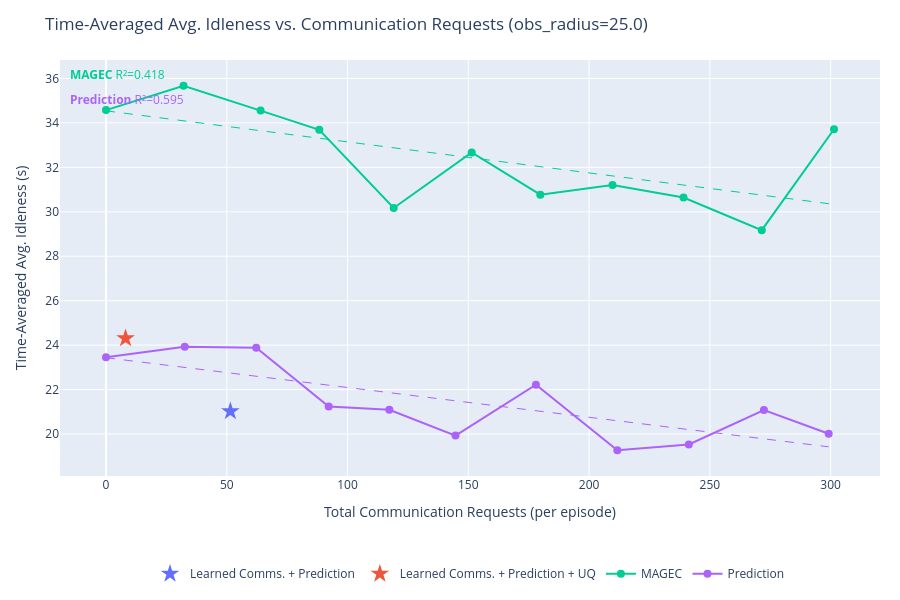
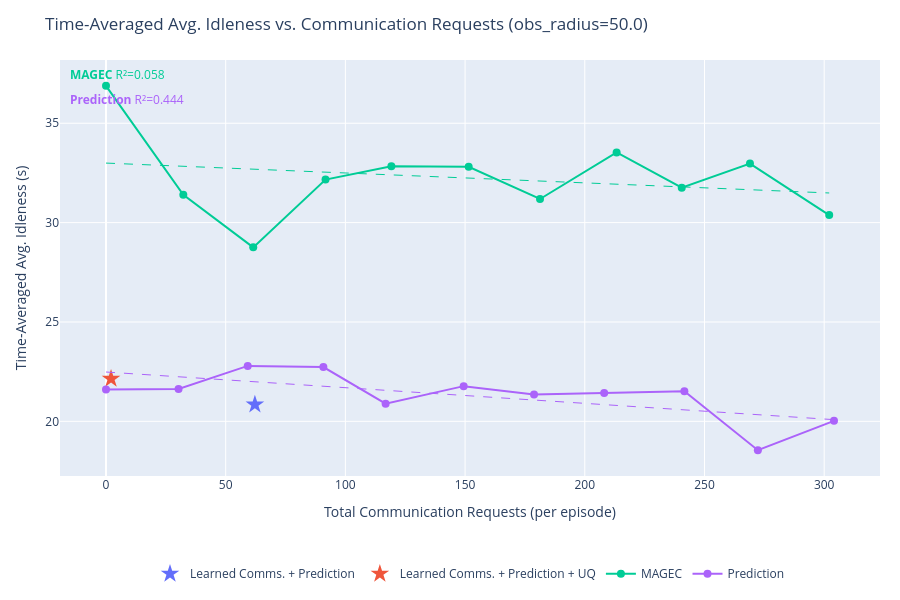
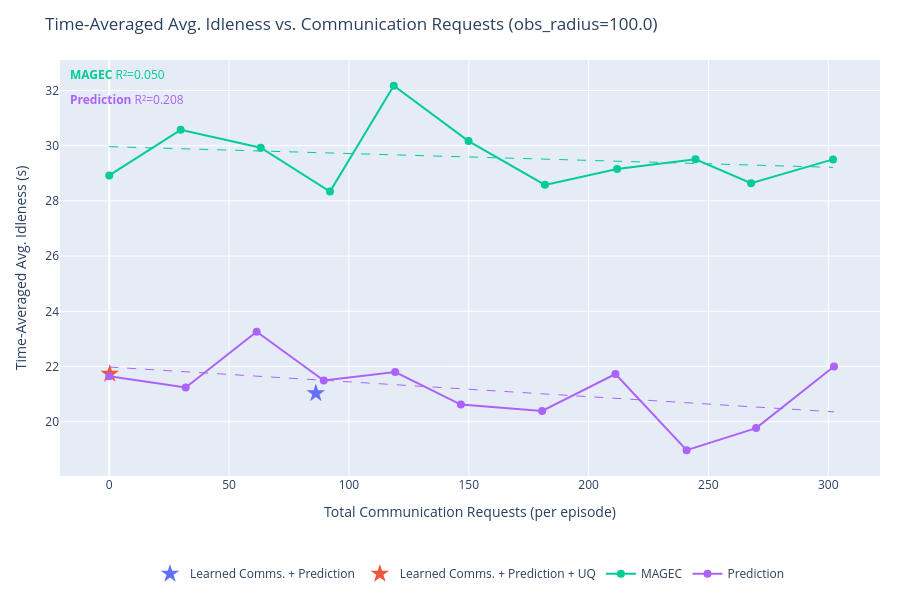
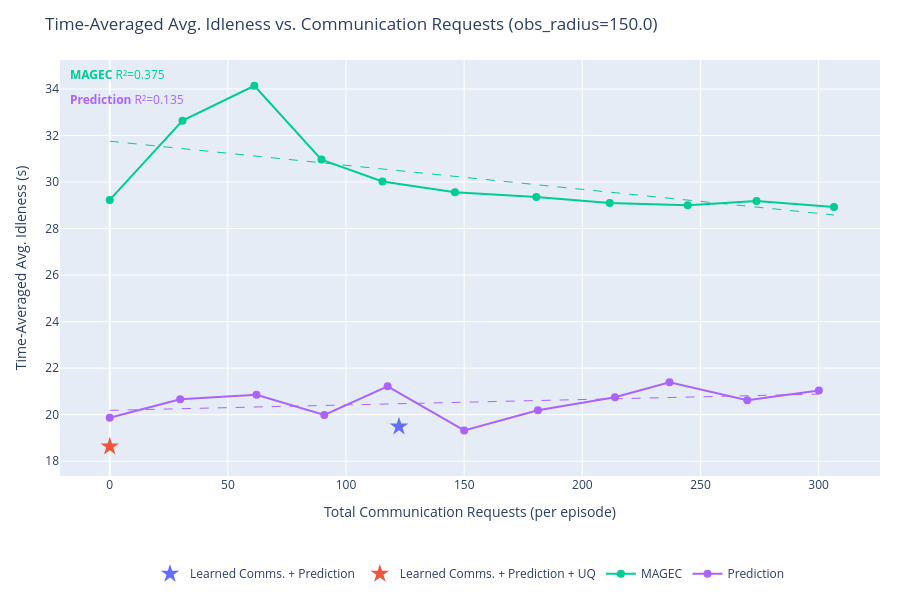

Source (notebook cell) for these figures, in order:
### Code cell
import plotly.graph_objects as go
import plotly.express as px
import numpy as np

# SERIES_TO_PLOT = {"Learned Comms. + Prediction + UQ", "MAGEC"}
SERIES_TO_PLOT = None # Plot all

series_colors = {s: c for s, c in zip(output, px.colors.qualitative.Plotly)}


def get_requests(data):
    """Total communication requests per episode (mean over episodes)."""
    r = np.array(data['communication']['requests_made'][...])
    return float(np.mean(r.reshape(r.shape[0], -1).sum(axis=1)))


def get_idleness_mean(data):
    """Time-averaged avg. idleness, mean over episodes."""
    return float(np.mean(data['avg_idleness']))


def fit_ols_trendline(xs, ys):
    """
    Fit an OLS linear trendline y = a*x + b.
    Returns (x_smooth, y_smooth, r2).
    """
    xs, ys = np.array(xs, dtype=float), np.array(ys, dtype=float)
    coeffs = np.polyfit(xs, ys, 1)
    x_smooth = np.linspace(xs.min(), xs.max(), 200)
    y_smooth = np.polyval(coeffs, x_smooth)
    y_pred = np.polyval(coeffs, xs)
    ss_res = np.sum((ys - y_pred) ** 2)
    ss_tot = np.sum((ys - ys.mean()) ** 2)
    r2 = 1.0 - ss_res / ss_tot if ss_tot > 0 else float('nan')
    return x_smooth, y_smooth, r2


for obs_radius in obs_radii:
    fig = go.Figure()
    r2_annotations = []

    for series in output:
        if SERIES_TO_PLOT is not None and series not in SERIES_TO_PLOT:
            continue

        color = series_colors.get(series, '#888888')
        all_exps = list(output[series].keys())

        # Swept experiments: encoded as obs_radius_X_comms_Y
        swept_exps = sorted(
            [e for e in all_exps if f"obs_radius_{obs_radius:.1f}_comms_" in e],
            key=lambda e: float(e.split("_comms_")[1])
        )
        # Fixed (learned comms) experiments: encoded as obs_radius_X only
        fixed_exps = [e for e in all_exps if e == f"obs_radius_{obs_radius:.1f}"]

        if swept_exps:
            comms_ps = [float(e.split("_comms_")[1]) for e in swept_exps]
            xs = [get_requests(output[series][e]) for e in swept_exps]
            ys = [get_idleness_mean(output[series][e]) for e in swept_exps]

            fig.add_trace(go.Scatter(
                x=xs,
                y=ys,
                mode='lines+markers',
                name=series,
                line=dict(color=color),
                marker=dict(color=color, size=8),
                legendgroup=series,
                hovertemplate=[
                    f"{series}<br>comms_p={cp:.3f}<br>requests=%{{x:.1f}}<br>idleness=%{{y:.4f}}<extra></extra>"
                    for cp in comms_ps
                ],
            ))

            # OLS trendline
            if len(xs) >= 2:
                x_trend, y_trend, r2 = fit_ols_trendline(xs, ys)
                fig.add_trace(go.Scatter(
                    x=x_trend,
                    y=y_trend,
                    mode='lines',
                    name=f"{series} (fit)",
                    line=dict(color=color, dash='dash', width=1),
                    legendgroup=series,
                    showlegend=False,
                    hoverinfo='skip',
                ))
                r2_annotations.append(
                    dict(
                        text=f"<b>{series}</b> R²={r2:.3f}",
                        xref='paper', yref='paper',
                        x=0.01,
                        y=0.99 - len(r2_annotations) * 0.06,
                        xanchor='left', yanchor='top',
                        showarrow=False,
                        font=dict(color=color, size=12),
                    )
                )

        if fixed_exps:
            xs_f = [get_requests(output[series][e]) for e in fixed_exps]
            ys_f = [get_idleness_mean(output[series][e]) for e in fixed_exps]
            fig.add_trace(go.Scatter(
                x=xs_f,
                y=ys_f,
                mode='markers',
                name=series,
                marker=dict(color=color, size=14, symbol='star'),
                legendgroup=series,
                showlegend=len(swept_exps) == 0,
                hovertemplate=f"{series}<br>requests=%{{x:.1f}}<br>idleness=%{{y:.4f}}<extra></extra>",
            ))

    fig.update_layout(
        title=f"Time-Averaged Avg. Idleness vs. Communication Requests (obs_radius={obs_radius:.1f})",
        xaxis_title="Total Communication Requests (per episode)",
        yaxis_title="Time-Averaged Avg. Idleness (s)",
        height=600,
        hovermode='closest',
        autosize=True,
        margin=dict(l=60, r=20, t=60, b=120),
        legend=dict(orientation='h', yanchor='top', y=-0.2, xanchor='center', x=0.5),
        annotations=r2_annotations,
    )
    fig.show()

### Figure 1 — Plotly figure (JSON) as saved in the notebook; plotly's stock layout.template omitted (floating-point values rounded to 4 significant figures; data arrays with more than 128 entries replaced by an {"elided": "..."} marker saying what was removed)
{"data": [{"hovertemplate": "Learned Comms. + Prediction<br>requests=%{x:.1f}<br>idleness=%{y:.4f}<extra></extra>", "legendgroup": "Learned Comms. + Prediction", "marker": {"color": "#636EFA", "size": 14, "symbol": "star"}, "mode": "markers", "name": "Learned Comms. + Prediction", "showlegend": true, "type": "scatter", "x": [51.5], "y": [21.02]}, {"hovertemplate": "Learned Comms. + Prediction + UQ<br>requests=%{x:.1f}<br>idleness=%{y:.4f}<extra></extra>", "legendgroup": "Learned Comms. + Prediction + UQ", "marker": {"color": "#EF553B", "size": 14, "symbol": "star"}, "mode": "markers", "name": "Learned Comms. + Prediction + UQ", "showlegend": true, "type": "scatter", "x": [8.1], "y": [24.3]}, {"hovertemplate": ["MAGEC<br>comms_p=0.000<br>requests=%{x:.1f}<br>idleness=%{y:.4f}<extra></extra>", "MAGEC<br>comms_p=0.050<br>requests=%{x:.1f}<br>idleness=%{y:.4f}<extra></extra>", "MAGEC<br>comms_p=0.100<br>requests=%{x:.1f}<br>idleness=%{y:.4f}<extra></extra>", "MAGEC<br>comms_p=0.150<br>requests=%{x:.1f}<br>idleness=%{y:.4f}<extra></extra>", "MAGEC<br>comms_p=0.200<br>requests=%{x:.1f}<br>idleness=%{y:.4f}<extra></extra>", "MAGEC<br>comms_p=0.250<br>requests=%{x:.1f}<br>idleness=%{y:.4f}<extra></extra>", "MAGEC<br>comms_p=0.300<br>requests=%{x:.1f}<br>idleness=%{y:.4f}<extra></extra>", "MAGEC<br>comms_p=0.350<br>requests=%{x:.1f}<br>idleness=%{y:.4f}<extra></extra>", "MAGEC<br>comms_p=0.400<br>requests=%{x:.1f}<br>idleness=%{y:.4f}<extra></extra>", "MAGEC<br>comms_p=0.450<br>requests=%{x:.1f}<br>idleness=%{y:.4f}<extra></extra>", "MAGEC<br>comms_p=0.500<br>requests=%{x:.1f}<br>idleness=%{y:.4f}<extra></extra>"], "legendgroup": "MAGEC", "line": {"color": "#00CC96"}, "marker": {"color": "#00CC96", "size": 8}, "mode": "lines+markers", "name": "MAGEC", "type": "scatter", "x": [0, 32.1, 64, 88.3, 119.1, 151.4, 179.8, 209.7, 239.1, 271.5, 301.4], "y": [34.58, 35.67, 34.56, 33.69, 30.17, 32.67, 30.77, 31.21, 30.64, 29.17, 33.72]}, {"hoverinfo": "skip", "legendgroup": "MAGEC", "line": {"color": "#00CC96", "dash": "dash", "width": 1}, "mode": "lines", "name": "MAGEC (fit)", "showlegend": false, "type": "scatter", "x": {"elided": "200 float values"}, "y": {"elided": "200 float values"}}, {"hovertemplate": ["Prediction<br>comms_p=0.000<br>requests=%{x:.1f}<br>idleness=%{y:.4f}<extra></extra>", "Prediction<br>comms_p=0.050<br>requests=%{x:.1f}<br>idleness=%{y:.4f}<extra></extra>", "Prediction<br>comms_p=0.100<br>requests=%{x:.1f}<br>idleness=%{y:.4f}<extra></extra>", "Prediction<br>comms_p=0.150<br>requests=%{x:.1f}<br>idleness=%{y:.4f}<extra></extra>", "Prediction<br>comms_p=0.200<br>requests=%{x:.1f}<br>idleness=%{y:.4f}<extra></extra>", "Prediction<br>comms_p=0.250<br>requests=%{x:.1f}<br>idleness=%{y:.4f}<extra></extra>", "Prediction<br>comms_p=0.300<br>requests=%{x:.1f}<br>idleness=%{y:.4f}<extra></extra>", "Prediction<br>comms_p=0.350<br>requests=%{x:.1f}<br>idleness=%{y:.4f}<extra></extra>", "Prediction<br>comms_p=0.400<br>requests=%{x:.1f}<br>idleness=%{y:.4f}<extra></extra>", "Prediction<br>comms_p=0.450<br>requests=%{x:.1f}<br>idleness=%{y:.4f}<extra></extra>", "Prediction<br>comms_p=0.500<br>requests=%{x:.1f}<br>idleness=%{y:.4f}<extra></extra>"], "legendgroup": "Prediction", "line": {"color": "#AB63FA"}, "marker": {"color": "#AB63FA", "size": 8}, "mode": "lines+markers", "name": "Prediction", "type": "scatter", "x": [0, 32.6, 62.2, 92.2, 117.3, 144.7, 178, 211.7, 241.3, 272.4, 299.2], "y": [23.46, 23.92, 23.88, 21.24, 21.09, 19.93, 22.22, 19.27, 19.53, 21.08, 20.01]}, {"hoverinfo": "skip", "legendgroup": "Prediction", "line": {"color": "#AB63FA", "dash": "dash", "width": 1}, "mode": "lines", "name": "Prediction (fit)", "showlegend": false, "type": "scatter", "x": {"elided": "200 float values"}, "y": {"elided": "200 float values"}}], "layout": {"annotations": [{"font": {"color": "#00CC96", "size": 12}, "showarrow": false, "text": "<b>MAGEC</b> R²=0.418", "x": 0.01, "xanchor": "left", "xref": "paper", "y": 0.99, "yanchor": "top", "yref": "paper"}, {"font": {"color": "#AB63FA", "size": 12}, "showarrow": false, "text": "<b>Prediction</b> R²=0.595", "x": 0.01, "xanchor": "left", "xref": "paper", "y": 0.93, "yanchor": "top", "yref": "paper"}], "autosize": true, "height": 600, "hovermode": "closest", "legend": {"orientation": "h", "x": 0.5, "xanchor": "center", "y": -0.2, "yanchor": "top"}, "margin": {"b": 120, "l": 60, "r": 20, "t": 60}, "title": {"text": "Time-Averaged Avg. Idleness vs. Communication Requests (obs_radius=25.0)"}, "xaxis": {"title": {"text": "Total Communication Requests (per episode)"}}, "yaxis": {"title": {"text": "Time-Averaged Avg. Idleness (s)"}}}}

### Figure 2 — Plotly figure (JSON) as saved in the notebook; plotly's stock layout.template omitted (floating-point values rounded to 4 significant figures; data arrays with more than 128 entries replaced by an {"elided": "..."} marker saying what was removed)
{"data": [{"hovertemplate": "Learned Comms. + Prediction<br>requests=%{x:.1f}<br>idleness=%{y:.4f}<extra></extra>", "legendgroup": "Learned Comms. + Prediction", "marker": {"color": "#636EFA", "size": 14, "symbol": "star"}, "mode": "markers", "name": "Learned Comms. + Prediction", "showlegend": true, "type": "scatter", "x": [62.2], "y": [20.85]}, {"hovertemplate": "Learned Comms. + Prediction + UQ<br>requests=%{x:.1f}<br>idleness=%{y:.4f}<extra></extra>", "legendgroup": "Learned Comms. + Prediction + UQ", "marker": {"color": "#EF553B", "size": 14, "symbol": "star"}, "mode": "markers", "name": "Learned Comms. + Prediction + UQ", "showlegend": true, "type": "scatter", "x": [2.1], "y": [22.14]}, {"hovertemplate": ["MAGEC<br>comms_p=0.000<br>requests=%{x:.1f}<br>idleness=%{y:.4f}<extra></extra>", "MAGEC<br>comms_p=0.050<br>requests=%{x:.1f}<br>idleness=%{y:.4f}<extra></extra>", "MAGEC<br>comms_p=0.100<br>requests=%{x:.1f}<br>idleness=%{y:.4f}<extra></extra>", "MAGEC<br>comms_p=0.150<br>requests=%{x:.1f}<br>idleness=%{y:.4f}<extra></extra>", "MAGEC<br>comms_p=0.200<br>requests=%{x:.1f}<br>idleness=%{y:.4f}<extra></extra>", "MAGEC<br>comms_p=0.250<br>requests=%{x:.1f}<br>idleness=%{y:.4f}<extra></extra>", "MAGEC<br>comms_p=0.300<br>requests=%{x:.1f}<br>idleness=%{y:.4f}<extra></extra>", "MAGEC<br>comms_p=0.350<br>requests=%{x:.1f}<br>idleness=%{y:.4f}<extra></extra>", "MAGEC<br>comms_p=0.400<br>requests=%{x:.1f}<br>idleness=%{y:.4f}<extra></extra>", "MAGEC<br>comms_p=0.450<br>requests=%{x:.1f}<br>idleness=%{y:.4f}<extra></extra>", "MAGEC<br>comms_p=0.500<br>requests=%{x:.1f}<br>idleness=%{y:.4f}<extra></extra>"], "legendgroup": "MAGEC", "line": {"color": "#00CC96"}, "marker": {"color": "#00CC96", "size": 8}, "mode": "lines+markers", "name": "MAGEC", "type": "scatter", "x": [0, 32.3, 61.5, 91.7, 119.2, 151.5, 181.3, 213.3, 240.5, 269, 302.1], "y": [36.89, 31.4, 28.75, 32.17, 32.83, 32.81, 31.19, 33.53, 31.76, 32.97, 30.38]}, {"hoverinfo": "skip", "legendgroup": "MAGEC", "line": {"color": "#00CC96", "dash": "dash", "width": 1}, "mode": "lines", "name": "MAGEC (fit)", "showlegend": false, "type": "scatter", "x": {"elided": "200 float values"}, "y": {"elided": "200 float values"}}, {"hovertemplate": ["Prediction<br>comms_p=0.000<br>requests=%{x:.1f}<br>idleness=%{y:.4f}<extra></extra>", "Prediction<br>comms_p=0.050<br>requests=%{x:.1f}<br>idleness=%{y:.4f}<extra></extra>", "Prediction<br>comms_p=0.100<br>requests=%{x:.1f}<br>idleness=%{y:.4f}<extra></extra>", "Prediction<br>comms_p=0.150<br>requests=%{x:.1f}<br>idleness=%{y:.4f}<extra></extra>", "Prediction<br>comms_p=0.200<br>requests=%{x:.1f}<br>idleness=%{y:.4f}<extra></extra>", "Prediction<br>comms_p=0.250<br>requests=%{x:.1f}<br>idleness=%{y:.4f}<extra></extra>", "Prediction<br>comms_p=0.300<br>requests=%{x:.1f}<br>idleness=%{y:.4f}<extra></extra>", "Prediction<br>comms_p=0.350<br>requests=%{x:.1f}<br>idleness=%{y:.4f}<extra></extra>", "Prediction<br>comms_p=0.400<br>requests=%{x:.1f}<br>idleness=%{y:.4f}<extra></extra>", "Prediction<br>comms_p=0.450<br>requests=%{x:.1f}<br>idleness=%{y:.4f}<extra></extra>", "Prediction<br>comms_p=0.500<br>requests=%{x:.1f}<br>idleness=%{y:.4f}<extra></extra>"], "legendgroup": "Prediction", "line": {"color": "#AB63FA"}, "marker": {"color": "#AB63FA", "size": 8}, "mode": "lines+markers", "name": "Prediction", "type": "scatter", "x": [0, 30.3, 59.2, 90.8, 116.8, 149.4, 178.8, 208.1, 241.6, 272.3, 304.1], "y": [21.6, 21.62, 22.79, 22.73, 20.89, 21.77, 21.35, 21.42, 21.51, 18.55, 20.02]}, {"hoverinfo": "skip", "legendgroup": "Prediction", "line": {"color": "#AB63FA", "dash": "dash", "width": 1}, "mode": "lines", "name": "Prediction (fit)", "showlegend": false, "type": "scatter", "x": {"elided": "200 float values"}, "y": {"elided": "200 float values"}}], "layout": {"annotations": [{"font": {"color": "#00CC96", "size": 12}, "showarrow": false, "text": "<b>MAGEC</b> R²=0.058", "x": 0.01, "xanchor": "left", "xref": "paper", "y": 0.99, "yanchor": "top", "yref": "paper"}, {"font": {"color": "#AB63FA", "size": 12}, "showarrow": false, "text": "<b>Prediction</b> R²=0.444", "x": 0.01, "xanchor": "left", "xref": "paper", "y": 0.93, "yanchor": "top", "yref": "paper"}], "autosize": true, "height": 600, "hovermode": "closest", "legend": {"orientation": "h", "x": 0.5, "xanchor": "center", "y": -0.2, "yanchor": "top"}, "margin": {"b": 120, "l": 60, "r": 20, "t": 60}, "title": {"text": "Time-Averaged Avg. Idleness vs. Communication Requests (obs_radius=50.0)"}, "xaxis": {"title": {"text": "Total Communication Requests (per episode)"}}, "yaxis": {"title": {"text": "Time-Averaged Avg. Idleness (s)"}}}}

### Figure 3 — Plotly figure (JSON) as saved in the notebook; plotly's stock layout.template omitted (floating-point values rounded to 4 significant figures; data arrays with more than 128 entries replaced by an {"elided": "..."} marker saying what was removed)
{"data": [{"hovertemplate": "Learned Comms. + Prediction<br>requests=%{x:.1f}<br>idleness=%{y:.4f}<extra></extra>", "legendgroup": "Learned Comms. + Prediction", "marker": {"color": "#636EFA", "size": 14, "symbol": "star"}, "mode": "markers", "name": "Learned Comms. + Prediction", "showlegend": true, "type": "scatter", "x": [86.2], "y": [21.03]}, {"hovertemplate": "Learned Comms. + Prediction + UQ<br>requests=%{x:.1f}<br>idleness=%{y:.4f}<extra></extra>", "legendgroup": "Learned Comms. + Prediction + UQ", "marker": {"color": "#EF553B", "size": 14, "symbol": "star"}, "mode": "markers", "name": "Learned Comms. + Prediction + UQ", "showlegend": true, "type": "scatter", "x": [0.2], "y": [21.74]}, {"hovertemplate": ["MAGEC<br>comms_p=0.000<br>requests=%{x:.1f}<br>idleness=%{y:.4f}<extra></extra>", "MAGEC<br>comms_p=0.050<br>requests=%{x:.1f}<br>idleness=%{y:.4f}<extra></extra>", "MAGEC<br>comms_p=0.100<br>requests=%{x:.1f}<br>idleness=%{y:.4f}<extra></extra>", "MAGEC<br>comms_p=0.150<br>requests=%{x:.1f}<br>idleness=%{y:.4f}<extra></extra>", "MAGEC<br>comms_p=0.200<br>requests=%{x:.1f}<br>idleness=%{y:.4f}<extra></extra>", "MAGEC<br>comms_p=0.250<br>requests=%{x:.1f}<br>idleness=%{y:.4f}<extra></extra>", "MAGEC<br>comms_p=0.300<br>requests=%{x:.1f}<br>idleness=%{y:.4f}<extra></extra>", "MAGEC<br>comms_p=0.350<br>requests=%{x:.1f}<br>idleness=%{y:.4f}<extra></extra>", "MAGEC<br>comms_p=0.400<br>requests=%{x:.1f}<br>idleness=%{y:.4f}<extra></extra>", "MAGEC<br>comms_p=0.450<br>requests=%{x:.1f}<br>idleness=%{y:.4f}<extra></extra>", "MAGEC<br>comms_p=0.500<br>requests=%{x:.1f}<br>idleness=%{y:.4f}<extra></extra>"], "legendgroup": "MAGEC", "line": {"color": "#00CC96"}, "marker": {"color": "#00CC96", "size": 8}, "mode": "lines+markers", "name": "MAGEC", "type": "scatter", "x": [0, 29.8, 63.2, 92.1, 118.7, 149.9, 181.8, 211.9, 244.6, 267.8, 302], "y": [28.92, 30.57, 29.92, 28.34, 32.17, 30.17, 28.58, 29.15, 29.5, 28.64, 29.5]}, {"hoverinfo": "skip", "legendgroup": "MAGEC", "line": {"color": "#00CC96", "dash": "dash", "width": 1}, "mode": "lines", "name": "MAGEC (fit)", "showlegend": false, "type": "scatter", "x": {"elided": "200 float values"}, "y": {"elided": "200 float values"}}, {"hovertemplate": ["Prediction<br>comms_p=0.000<br>requests=%{x:.1f}<br>idleness=%{y:.4f}<extra></extra>", "Prediction<br>comms_p=0.050<br>requests=%{x:.1f}<br>idleness=%{y:.4f}<extra></extra>", "Prediction<br>comms_p=0.100<br>requests=%{x:.1f}<br>idleness=%{y:.4f}<extra></extra>", "Prediction<br>comms_p=0.150<br>requests=%{x:.1f}<br>idleness=%{y:.4f}<extra></extra>", "Prediction<br>comms_p=0.200<br>requests=%{x:.1f}<br>idleness=%{y:.4f}<extra></extra>", "Prediction<br>comms_p=0.250<br>requests=%{x:.1f}<br>idleness=%{y:.4f}<extra></extra>", "Prediction<br>comms_p=0.300<br>requests=%{x:.1f}<br>idleness=%{y:.4f}<extra></extra>", "Prediction<br>comms_p=0.350<br>requests=%{x:.1f}<br>idleness=%{y:.4f}<extra></extra>", "Prediction<br>comms_p=0.400<br>requests=%{x:.1f}<br>idleness=%{y:.4f}<extra></extra>", "Prediction<br>comms_p=0.450<br>requests=%{x:.1f}<br>idleness=%{y:.4f}<extra></extra>", "Prediction<br>comms_p=0.500<br>requests=%{x:.1f}<br>idleness=%{y:.4f}<extra></extra>"], "legendgroup": "Prediction", "line": {"color": "#AB63FA"}, "marker": {"color": "#AB63FA", "size": 8}, "mode": "lines+markers", "name": "Prediction", "type": "scatter", "x": [0, 31.9, 61.5, 89.5, 119.3, 146.7, 180.6, 211.2, 240.9, 269.9, 302.4], "y": [21.65, 21.24, 23.26, 21.49, 21.8, 20.62, 20.39, 21.73, 18.97, 19.77, 22.0]}, {"hoverinfo": "skip", "legendgroup": "Prediction", "line": {"color": "#AB63FA", "dash": "dash", "width": 1}, "mode": "lines", "name": "Prediction (fit)", "showlegend": false, "type": "scatter", "x": {"elided": "200 float values"}, "y": {"elided": "200 float values"}}], "layout": {"annotations": [{"font": {"color": "#00CC96", "size": 12}, "showarrow": false, "text": "<b>MAGEC</b> R²=0.050", "x": 0.01, "xanchor": "left", "xref": "paper", "y": 0.99, "yanchor": "top", "yref": "paper"}, {"font": {"color": "#AB63FA", "size": 12}, "showarrow": false, "text": "<b>Prediction</b> R²=0.208", "x": 0.01, "xanchor": "left", "xref": "paper", "y": 0.93, "yanchor": "top", "yref": "paper"}], "autosize": true, "height": 600, "hovermode": "closest", "legend": {"orientation": "h", "x": 0.5, "xanchor": "center", "y": -0.2, "yanchor": "top"}, "margin": {"b": 120, "l": 60, "r": 20, "t": 60}, "title": {"text": "Time-Averaged Avg. Idleness vs. Communication Requests (obs_radius=100.0)"}, "xaxis": {"title": {"text": "Total Communication Requests (per episode)"}}, "yaxis": {"title": {"text": "Time-Averaged Avg. Idleness (s)"}}}}

### Figure 4 — Plotly figure (JSON) as saved in the notebook; plotly's stock layout.template omitted (floating-point values rounded to 4 significant figures; data arrays with more than 128 entries replaced by an {"elided": "..."} marker saying what was removed)
{"data": [{"hovertemplate": "Learned Comms. + Prediction<br>requests=%{x:.1f}<br>idleness=%{y:.4f}<extra></extra>", "legendgroup": "Learned Comms. + Prediction", "marker": {"color": "#636EFA", "size": 14, "symbol": "star"}, "mode": "markers", "name": "Learned Comms. + Prediction", "showlegend": true, "type": "scatter", "x": [122.4], "y": [19.49]}, {"hovertemplate": "Learned Comms. + Prediction + UQ<br>requests=%{x:.1f}<br>idleness=%{y:.4f}<extra></extra>", "legendgroup": "Learned Comms. + Prediction + UQ", "marker": {"color": "#EF553B", "size": 14, "symbol": "star"}, "mode": "markers", "name": "Learned Comms. + Prediction + UQ", "showlegend": true, "type": "scatter", "x": [0], "y": [18.63]}, {"hovertemplate": ["MAGEC<br>comms_p=0.000<br>requests=%{x:.1f}<br>idleness=%{y:.4f}<extra></extra>", "MAGEC<br>comms_p=0.050<br>requests=%{x:.1f}<br>idleness=%{y:.4f}<extra></extra>", "MAGEC<br>comms_p=0.100<br>requests=%{x:.1f}<br>idleness=%{y:.4f}<extra></extra>", "MAGEC<br>comms_p=0.150<br>requests=%{x:.1f}<br>idleness=%{y:.4f}<extra></extra>", "MAGEC<br>comms_p=0.200<br>requests=%{x:.1f}<br>idleness=%{y:.4f}<extra></extra>", "MAGEC<br>comms_p=0.250<br>requests=%{x:.1f}<br>idleness=%{y:.4f}<extra></extra>", "MAGEC<br>comms_p=0.300<br>requests=%{x:.1f}<br>idleness=%{y:.4f}<extra></extra>", "MAGEC<br>comms_p=0.350<br>requests=%{x:.1f}<br>idleness=%{y:.4f}<extra></extra>", "MAGEC<br>comms_p=0.400<br>requests=%{x:.1f}<br>idleness=%{y:.4f}<extra></extra>", "MAGEC<br>comms_p=0.450<br>requests=%{x:.1f}<br>idleness=%{y:.4f}<extra></extra>", "MAGEC<br>comms_p=0.500<br>requests=%{x:.1f}<br>idleness=%{y:.4f}<extra></extra>"], "legendgroup": "MAGEC", "line": {"color": "#00CC96"}, "marker": {"color": "#00CC96", "size": 8}, "mode": "lines+markers", "name": "MAGEC", "type": "scatter", "x": [0, 30.8, 61.2, 89.6, 115.4, 146.1, 180.5, 211.6, 244.6, 273.7, 306.5], "y": [29.23, 32.64, 34.14, 30.97, 30.02, 29.57, 29.36, 29.1, 29.0, 29.18, 28.92]}, {"hoverinfo": "skip", "legendgroup": "MAGEC", "line": {"color": "#00CC96", "dash": "dash", "width": 1}, "mode": "lines", "name": "MAGEC (fit)", "showlegend": false, "type": "scatter", "x": {"elided": "200 float values"}, "y": {"elided": "200 float values"}}, {"hovertemplate": ["Prediction<br>comms_p=0.000<br>requests=%{x:.1f}<br>idleness=%{y:.4f}<extra></extra>", "Prediction<br>comms_p=0.050<br>requests=%{x:.1f}<br>idleness=%{y:.4f}<extra></extra>", "Prediction<br>comms_p=0.100<br>requests=%{x:.1f}<br>idleness=%{y:.4f}<extra></extra>", "Prediction<br>comms_p=0.150<br>requests=%{x:.1f}<br>idleness=%{y:.4f}<extra></extra>", "Prediction<br>comms_p=0.200<br>requests=%{x:.1f}<br>idleness=%{y:.4f}<extra></extra>", "Prediction<br>comms_p=0.250<br>requests=%{x:.1f}<br>idleness=%{y:.4f}<extra></extra>", "Prediction<br>comms_p=0.300<br>requests=%{x:.1f}<br>idleness=%{y:.4f}<extra></extra>", "Prediction<br>comms_p=0.350<br>requests=%{x:.1f}<br>idleness=%{y:.4f}<extra></extra>", "Prediction<br>comms_p=0.400<br>requests=%{x:.1f}<br>idleness=%{y:.4f}<extra></extra>", "Prediction<br>comms_p=0.450<br>requests=%{x:.1f}<br>idleness=%{y:.4f}<extra></extra>", "Prediction<br>comms_p=0.500<br>requests=%{x:.1f}<br>idleness=%{y:.4f}<extra></extra>"], "legendgroup": "Prediction", "line": {"color": "#AB63FA"}, "marker": {"color": "#AB63FA", "size": 8}, "mode": "lines+markers", "name": "Prediction", "type": "scatter", "x": [0, 29.8, 62.1, 90.8, 117.6, 150, 181.2, 213.8, 236.9, 269.8, 300.1], "y": [19.86, 20.66, 20.86, 19.98, 21.22, 19.32, 20.19, 20.75, 21.4, 20.62, 21.03]}, {"hoverinfo": "skip", "legendgroup": "Prediction", "line": {"color": "#AB63FA", "dash": "dash", "width": 1}, "mode": "lines", "name": "Prediction (fit)", "showlegend": false, "type": "scatter", "x": {"elided": "200 float values"}, "y": {"elided": "200 float values"}}], "layout": {"annotations": [{"font": {"color": "#00CC96", "size": 12}, "showarrow": false, "text": "<b>MAGEC</b> R²=0.375", "x": 0.01, "xanchor": "left", "xref": "paper", "y": 0.99, "yanchor": "top", "yref": "paper"}, {"font": {"color": "#AB63FA", "size": 12}, "showarrow": false, "text": "<b>Prediction</b> R²=0.135", "x": 0.01, "xanchor": "left", "xref": "paper", "y": 0.93, "yanchor": "top", "yref": "paper"}], "autosize": true, "height": 600, "hovermode": "closest", "legend": {"orientation": "h", "x": 0.5, "xanchor": "center", "y": -0.2, "yanchor": "top"}, "margin": {"b": 120, "l": 60, "r": 20, "t": 60}, "title": {"text": "Time-Averaged Avg. Idleness vs. Communication Requests (obs_radius=150.0)"}, "xaxis": {"title": {"text": "Total Communication Requests (per episode)"}}, "yaxis": {"title": {"text": "Time-Averaged Avg. Idleness (s)"}}}}
